Frame 1 (no input): blank canvas, image omitted
Frame 60 (the mouse pressed at the canvas centre just before this capture): blank canvas, image omitted
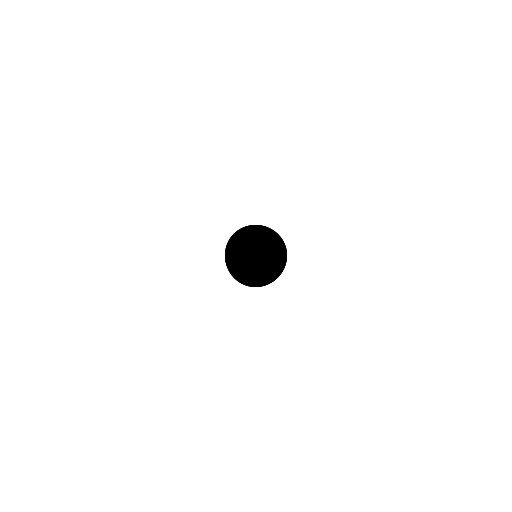
Frame 120 (the mouse held since frame 60 and released just before this capture)

The Processing sketch whose frames 1 and 60 were blank and that drew this single picture after the mouse press (run headless with seeded random() and noise(); from frame 60 on, the mouse is pressed at the canvas centre):

// Processing sketch: Rorscach
// ── Rorscach.pde
void setup()
{

  size(512,512);
  background(#ffffff);
  stroke(#000000);
  fill(#000000);
  
}

void draw()
{

 if (mousePressed)
 {
   float size = random(1,64);
   
   ellipse(mouseX, mouseY, size,size);
   ellipse(width-mouseX, mouseY,size,size);
   
 }
  
}

void keyPressed()
{
 
  background(#ffffff);

}
